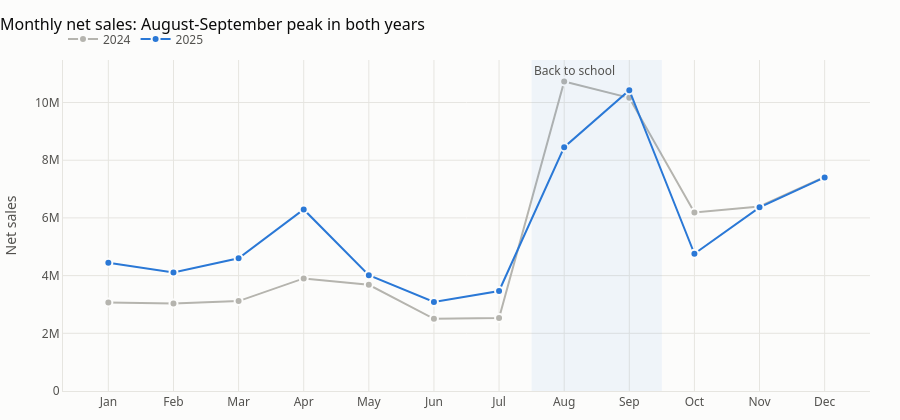

Write notebook code for a chart like this one.
### Code cell
months = [calendar.month_abbr[m] for m in range(1, 13)]
fig = go.Figure()
for year, color in [("2024", GREY), ("2025", BLUE)]:
    fig.add_scatter(x=months, y=monthly[year], name=year, mode="lines+markers",
                    line=dict(color=color, width=2), marker=dict(size=8, line=dict(color="#fcfcfb", width=2)),
                    hovertemplate=f"{year} %{{x}}: %{{y:,.0f}}<extra></extra>")
fig.add_vrect(x0=6.5, x1=8.5, fillcolor=BLUE, opacity=0.06, line_width=0,
              annotation_text="Back to school", annotation_position="top left")
style(fig, "Monthly net sales: August-September peak in both years", legend=True)
fig.update_yaxes(title="Net sales", rangemode="tozero")
fig.update_layout(hovermode="x unified")
fig.show()

### Figure 1 — Plotly figure (JSON) as saved in the notebook; plotly's stock layout.template omitted (floating-point values rounded to 4 significant figures)
{"data": [{"hovertemplate": "2024 %{x}: %{y:,.0f}<extra></extra>", "line": {"color": "#b5b4ae", "width": 2}, "marker": {"line": {"color": "#fcfcfb", "width": 2}, "size": 8}, "mode": "lines+markers", "name": "2024", "type": "scatter", "x": ["Jan", "Feb", "Mar", "Apr", "May", "Jun", "Jul", "Aug", "Sep", "Oct", "Nov", "Dec"], "y": [3068000.0, 3030000.0, 3116000.0, 3903000.0, 3682000.0, 2502000.0, 2529000.0, 10730000.0, 10160000.0, 6191000.0, 6398000.0, 7424000.0]}, {"hovertemplate": "2025 %{x}: %{y:,.0f}<extra></extra>", "line": {"color": "#2a78d6", "width": 2}, "marker": {"line": {"color": "#fcfcfb", "width": 2}, "size": 8}, "mode": "lines+markers", "name": "2025", "type": "scatter", "x": ["Jan", "Feb", "Mar", "Apr", "May", "Jun", "Jul", "Aug", "Sep", "Oct", "Nov", "Dec"], "y": [4449000.0, 4111000.0, 4598000.0, 6295000.0, 4016000.0, 3088000.0, 3467000.0, 8452000.0, 10430000.0, 4756000.0, 6367000.0, 7403000.0]}], "layout": {"annotations": [{"showarrow": false, "text": "Back to school", "x": 6.5, "xanchor": "left", "xref": "x", "y": 1, "yanchor": "top", "yref": "y domain"}], "bargap": 0.35, "font": {"color": "#52514e", "family": "Segoe UI, Arial, sans-serif", "size": 12}, "height": 420, "hoverlabel": {"bgcolor": "white", "font": {"size": 12}}, "hovermode": "x unified", "legend": {"orientation": "h", "title": {"text": ""}, "x": 0, "y": 1.02, "yanchor": "bottom"}, "margin": {"b": 10, "l": 10, "r": 30, "t": 60}, "paper_bgcolor": "#fcfcfb", "plot_bgcolor": "#fcfcfb", "shapes": [{"fillcolor": "#2a78d6", "line": {"width": 0}, "opacity": 0.06, "type": "rect", "x0": 6.5, "x1": 8.5, "xref": "x", "y0": 0, "y1": 1, "yref": "y domain"}], "showlegend": true, "title": {"font": {"color": "#0b0b0b", "size": 16}, "text": "Monthly net sales: August-September peak in both years", "x": 0, "xanchor": "left"}, "xaxis": {"gridcolor": "#e6e5e0", "linecolor": "#e6e5e0", "title": {"font": {"size": 12}}, "zerolinecolor": "#e6e5e0"}, "yaxis": {"gridcolor": "#e6e5e0", "linecolor": "#e6e5e0", "rangemode": "tozero", "title": {"text": "Net sales"}, "zerolinecolor": "#e6e5e0"}}}
